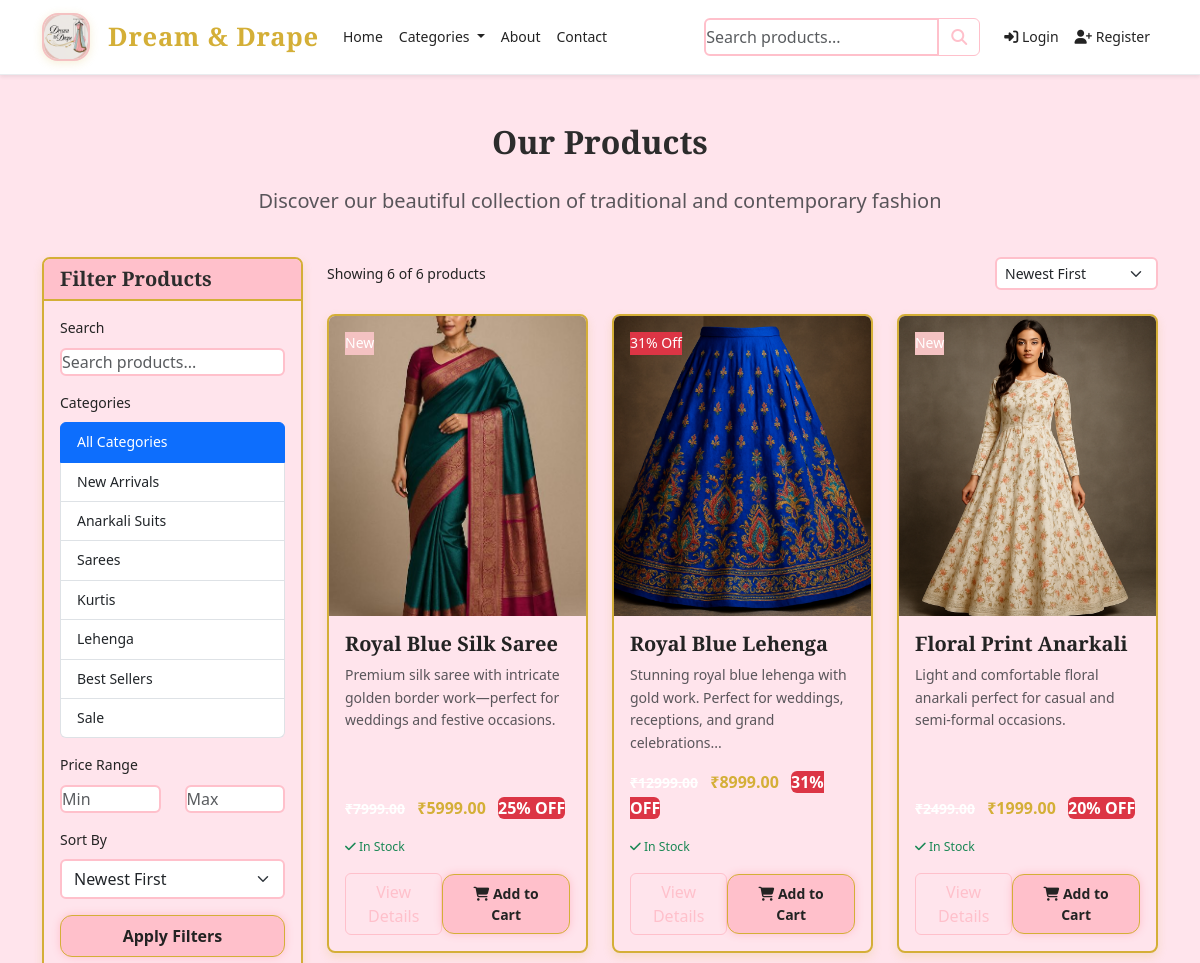
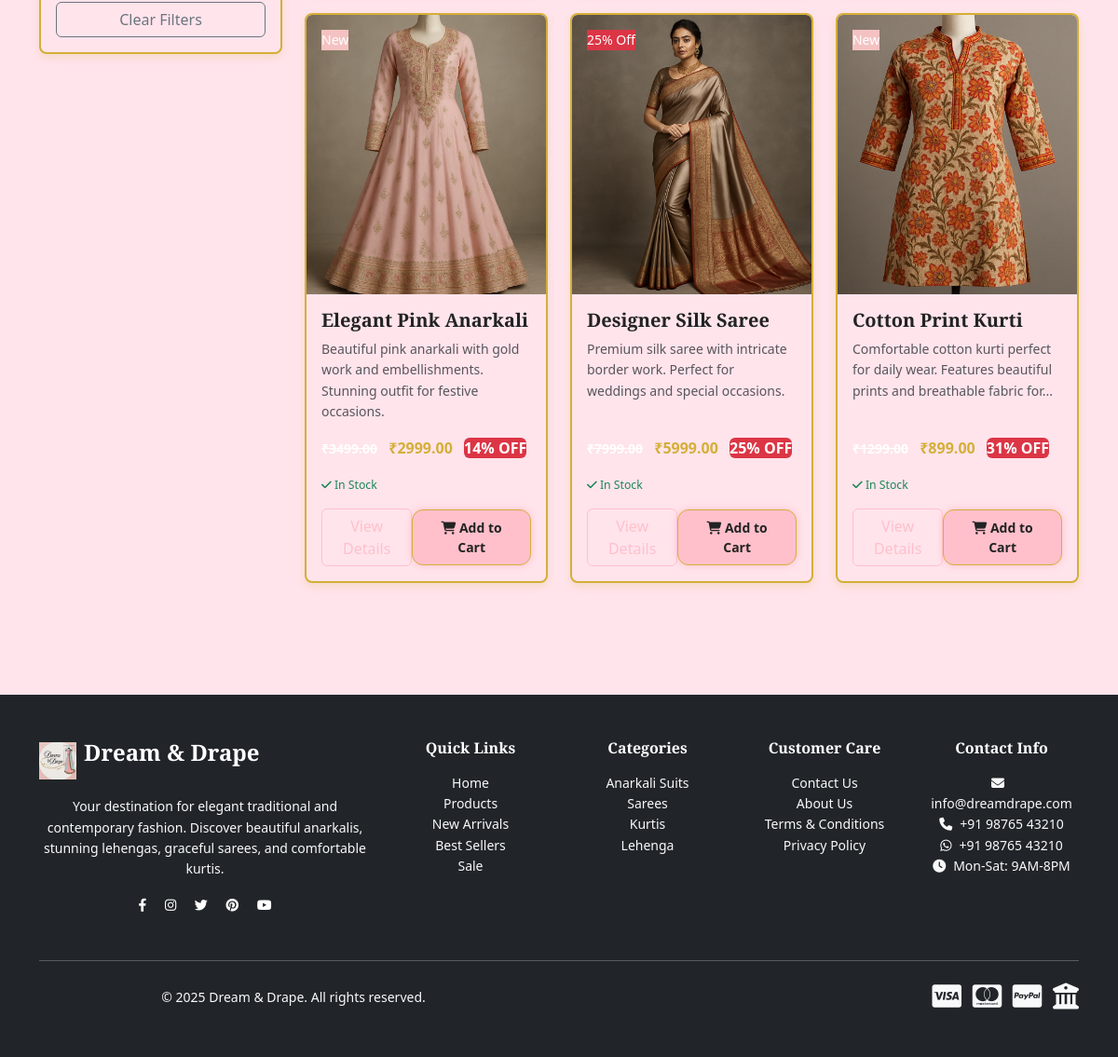
Page /products on the committed database (2 pictures, top to bottom).
### app/models.py (models this page shows, shortened)
class Category(db.Model):
    id = db.Column(db.Integer, primary_key=True)
    name = db.Column(db.String(100), unique=True, nullable=False, index=True)
    description = db.Column(db.Text)
    image_url = db.Column(db.String(255))
    is_active = db.Column(db.Boolean, default=True, index=True)
    created_at = db.Column(db.DateTime, default=datetime.utcnow, index=True)

class Product(db.Model):
    id = db.Column(db.Integer, primary_key=True)
    name = db.Column(db.String(200), nullable=False, index=True)
    description = db.Column(db.Text)
    price = db.Column(db.Float, nullable=False, index=True)
    original_price = db.Column(db.Float)
    sku = db.Column(db.String(50), unique=True, index=True)
    stock_quantity = db.Column(db.Integer, default=0, index=True)
    image_url = db.Column(db.String(255))
    additional_images = db.Column(db.Text)  # JSON string of image URLs
    sizes = db.Column(db.String(200))  # Comma-separated sizes
    colors = db.Column(db.String(200))  # Comma-separated colors
    material = db.Column(db.String(100))
    care_instructions = db.Column(db.Text)
    is_featured = db.Column(db.Boolean, default=False, index=True)
    is_new_arrival = db.Column(db.Boolean, default=False, index=True)
    is_best_seller = db.Column(db.Boolean, default=False, index=True)
    is_on_sale = db.Column(db.Boolean, default=False, index=True)
    is_active = db.Column(db.Boolean, default=True, index=True)
    created_at = db.Column(db.DateTime, default=datetime.utcnow, index=True)
    updated_at = db.Column(db.DateTime, default=datetime.utcnow, onupdate=datetime.utcnow)
    categories = db.relationship('Category', secondary=product_categories, backref='products')
    cart_items = db.relationship('CartItem', backref='product', lazy=True)
    order_items = db.relationship('OrderItem', backref='product', lazy=True)
    wishlist_items = db.relationship('WishlistItem', backref='product', lazy=True)
    reviews = db.relationship('Review', backref='product', lazy=True)
    def get_discount_percentage(self):
        if self.original_price and self.original_price > self.price:
            return round(((self.original_price - self.price) / self.original_price) * 100)
        return 0
    def is_in_stock(self):
        return self.stock_quantity > 0

### app/routes.py (the view)
@main.route('/products')
def products():
    page = request.args.get('page', 1, type=int)
    category = sanitize_input(request.args.get('category', ''))
    search = sanitize_input(request.args.get('search', ''))
    sort_by = request.args.get('sort_by', 'newest')
    min_price = request.args.get('min_price', type=float)
    max_price = request.args.get('max_price', type=float)
    if page < 1:
        page = 1
    query = Product.query.filter_by(is_active=True)
    if category:
        query = query.join(Product.categories).filter(Category.name == category)
    if search:
        clean_search = bleach.clean(search, strip=True)
        query = query.filter(or_(
            Product.name.contains(clean_search),
            Product.description.contains(clean_search)
        ))
    if min_price and min_price >= 0:
        query = query.filter(Product.price >= min_price)
    if max_price and max_price >= 0:
        query = query.filter(Product.price <= max_price)
    valid_sorts = ['name_asc', 'name_desc', 'price_asc', 'price_desc', 'newest']
    if sort_by not in valid_sorts:
        sort_by = 'newest'
    if sort_by == 'name_asc':
        query = query.order_by(Product.name.asc())
    elif sort_by == 'name_desc':
        query = query.order_by(Product.name.desc())
    elif sort_by == 'price_asc':
        query = query.order_by(Product.price.asc())
    elif sort_by == 'price_desc':
        query = query.order_by(Product.price.desc())
    elif sort_by == 'newest':
        query = query.order_by(Product.created_at.desc())
    try:
        products = query.paginate(
            page=page, per_page=12, error_out=False
        )
    except Exception as e:
        current_app.logger.error(f"Pagination error: {e}")
        flash('Error loading products. Please try again.', 'error')
        return redirect(url_for('main.index'))
    categories = Category.query.filter_by(is_active=True).all()
    return render_template('products.html', products=products, categories=categories,
                         current_category=category, current_search=search,
                         current_sort=sort_by, min_price=min_price, max_price=max_price)

### app/validators.py (called while the page is built)
def sanitize_input(input_data, max_length=None):
    if input_data is None:
        return None
    if not isinstance(input_data, str):
        input_data = str(input_data)
    sanitized = input_data.replace('\x00', '')
    sanitized = ''.join(char for char in sanitized
                       if ord(char) >= 32 or char in '\n\t\r')
    sanitized = bleach.clean(sanitized, tags=[], attributes={}, strip=True)
    sanitized = sanitized.strip()
    if max_length and len(sanitized) > max_length:
        sanitized = sanitized[:max_length]
    return sanitized

### app/templates/products.html (shortened to what this page needs)
{% extends "base.html" %}
{% block content %}
<div class="container py-5">
    <div class="row mb-4">
        <div class="col-12">
            <h1 class="display-title text-center">Our Products</h1>
            <p class="lead text-center text-muted">Discover our beautiful collection of traditional and contemporary fashion</p>
        </div>
    </div>
    <div class="row">
        <div class="col-lg-3 col-md-4 mb-4">
            <div class="card">
                <div class="card-header">
                    <h5 class="mb-0">Filter Products</h5>
                </div>
                <div class="card-body">
                    <form method="GET">
                        <div class="mb-3">
                            <label for="search" class="form-label">Search</label>
                            <input type="text" class="form-control" id="search" name="search"
                                   value="{{ current_search }}" placeholder="Search products...">
                        </div>
                        <div class="mb-3">
                            <label class="form-label">Categories</label>
                            <div class="list-group">
                                <a href="{{ url_for('main.products') }}"
                                   class="list-group-item list-group-item-action {{ 'active' if not current_category }}">
                                    All Categories
                                </a>
                                {% for category in categories %}
                                    <a href="{{ url_for('main.products', category=category.name) }}"
                                       class="list-group-item list-group-item-action {{ 'active' if current_category == category.name }}">
                                        {{ category.name }}
                                    </a>
                                {% endfor %}
                            </div>
                        </div>
                        <div class="mb-3">
                            <label class="form-label">Price Range</label>
                            <div class="row">
                                <div class="col-6">
                                    <input type="number" class="form-control" name="min_price"
                                           placeholder="Min" value="{{ min_price or '' }}">
                                </div>
                                <div class="col-6">
                                    <input type="number" class="form-control" name="max_price"
                                           placeholder="Max" value="{{ max_price or '' }}">
                                </div>
                            </div>
                        </div>
                        <div class="mb-3">
                            <label for="sort_by" class="form-label">Sort By</label>
                            <select class="form-select" name="sort_by" id="sort_by">
                                <option value="newest" {{ 'selected' if current_sort == 'newest' }}>Newest First</option>
                            </select>
                        </div>
                        <button type="submit" class="btn btn-primary w-100">Apply Filters</button>
                        <a href="{{ url_for('main.products') }}" class="btn btn-outline-secondary w-100 mt-2">Clear Filters</a>
                    </form>
                </div>
            </div>
        </div>
        <div class="col-lg-9 col-md-8">
            <div class="d-flex justify-content-between align-items-center mb-4">
                <div>
                    <p class="mb-0">
                        Showing {{ products.items|length }} of {{ products.total }} products
                    </p>
                </div>
                <div>
                    <select class="form-select form-select-sm" onchange="location.href=this.value">
                        <option value="{{ url_for('main.products', category=current_category, search=current_search, min_price=min_price, max_price=max_price, sort_by='newest') }}">Newest First</option>
                    </select>
                </div>
            </div>
            {% if products.items %}
                <div class="row">
                    {% for product in products.items %}
                        <div class="col-lg-4 col-md-6 mb-4">
                            <div class="card product-card h-100">
                                {% if product.is_new_arrival %}
                                    <span class="product-badge new">New</span>
                                {% elif product.is_on_sale %}
                                    <span class="product-badge sale">{{ product.get_discount_percentage() }}% Off</span>
                                {% elif product.is_best_seller %}
                                    <span class="product-badge">Bestseller</span>
                                {% endif %}
                                {% set placeholder_url = url_for('static', filename='images/placeholder.jpg') %}
                                <img src="{{ url_for('static', filename='images/products/' + (product.image_url or 'placeholder.jpg')) }}"
                                     class="card-img-top" alt="{{ product.name }}"
                                     onerror="this.src='{{ placeholder_url }}'">
                                <div class="card-body d-flex flex-column">
                                    <h5 class="card-title">{{ product.name }}</h5>
                                    <p class="card-text text-muted flex-grow-1">
                                        {{ product.description[:100] }}{% if product.description|length > 100 %}...{% endif %}
                                    </p>
                                    <div class="price mb-3">
                                        {% if product.original_price and product.original_price > product.price %}
                                            <span class="original-price">₹{{ "%.2f"|format(product.original_price) }}</span>
                                        {% endif %}
                                        <span class="current-price">₹{{ "%.2f"|format(product.price) }}</span>
                                        {% if product.get_discount_percentage() > 0 %}
                                            <span class="discount-badge">{{ product.get_discount_percentage() }}% OFF</span>
                                        {% endif %}
                                    </div>
                                    {% if product.is_in_stock() %}
                                        <small class="text-success mb-3"><i class="fas fa-check"></i> In Stock</small>
                                    {% else %}
                                        <small class="text-danger mb-3"><i class="fas fa-times"></i> Out of Stock</small>
                                    {% endif %}
                                    <div class="d-flex justify-content-between align-items-center mt-auto">
                                        <a href="{{ url_for('main.product_detail', id=product.id) }}" class="btn btn-outline-primary">
                                            View Details
                                        </a>
                                        {% if current_user.is_authenticated and product.is_in_stock() %}
                                            <button class="btn btn-primary btn-sm" onclick="addToCart({{ product.id }}, 1)">
                                                <i class="fas fa-shopping-cart"></i> Add to Cart
                                            </button>
                                        {% elif not current_user.is_authenticated %}
                                            <a href="{{ url_for('auth.login') }}" class="btn btn-primary btn-sm">
                                                <i class="fas fa-shopping-cart"></i> Add to Cart
                                            </a>
                                        {% endif %}
                                    </div>
                                </div>
                            </div>
                        </div>
                    {% endfor %}
                </div>
            {% endif %}
        </div>
    </div>
</div>
{% endblock %}

### rows in the picture
Category: name "New Arrivals"
Category: name "Anarkali Suits"
Category: name "Sarees"
Category: name "Kurtis"
Category: name "Lehenga"
Category: name "Best Sellers"
Category: name "Sale"
Product: is_new_arrival "New", image_url (picture), name "Royal Blue Silk Saree", description "Premium silk saree with intricate golden border work—perfect for weddings and festive occasions.", price "5999.00", get_discount_percentage "25", stock_quantity "In Stock"
Product: get_discount_percentage "31", image_url (picture), name "Royal Blue Lehenga", description "Stunning royal blue lehenga with gold work. Perfect for weddings, receptions, and grand celebrations", price "8999.00", stock_quantity "In Stock"
Product: is_new_arrival "New", image_url (picture), name "Floral Print Anarkali", description "Light and comfortable floral anarkali perfect for casual and semi-formal occasions.", price "1999.00", get_discount_percentage "20", stock_quantity "In Stock"
Product: is_new_arrival "New", image_url (picture), name "Elegant Pink Anarkali", description "Beautiful pink anarkali with gold work and embellishments. Stunning outfit for festive occasions.", price "2999.00", get_discount_percentage "14", stock_quantity "In Stock"
Product: get_discount_percentage "25", image_url (picture), name "Designer Silk Saree", description "Premium silk saree with intricate border work. Perfect for weddings and special occasions.", price "5999.00", stock_quantity "In Stock"
Product: is_new_arrival "New", image_url (picture), name "Cotton Print Kurti", description "Comfortable cotton kurti perfect for daily wear. Features beautiful prints and breathable fabric for", price "899.00", get_discount_percentage "31", stock_quantity "In Stock"

### other values in the picture
{{ products.items|length }} "6"
{{ products.total }} "6"
